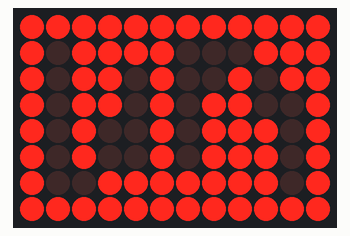
Bench run of a sketch on a simulated Arduino Uno R4 WiFi. Parts: 12×8 LED matrix.

Above: at 0.1 s.

The sketch:

02.LED_Matrix.ino
```cpp
#include "Arduino_LED_Matrix.h"   //Include the LED_Matrix library
#include "frame.h"
// Create an instance of the ArduinoLEDMatrix class
ArduinoLEDMatrix matrix;

void setup() {
  Serial.begin(115200);
  // you can also load frames at runtime, without stopping the refresh
  matrix.loadSequence(frame);
  matrix.begin();
  matrix.play(true);
}

void loop() {
}
```

frame.h
```cpp
const uint32_t frame[][4] = {
	{
		0xfffbc7b4,
		0xbb59a5da,
		0x5d9fdfff,
		66
	}
};
```
